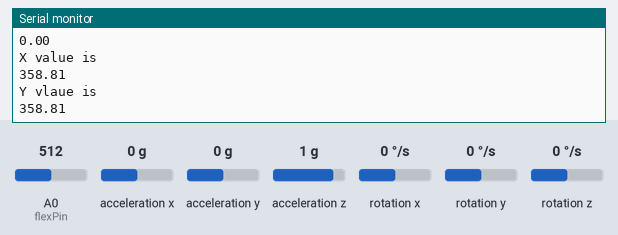
Simulated run of this sketch. Board: Arduino Nano, built with avr-gcc and run on an emulated ATmega328P. Shown: the last lines printed to the serial monitor. Wiring (inferred from the names in the program): MPU-6050 motion sensor at I2C address 0x68. The inputs (shaded band) are chosen by the test bench; at power-on: acceleration x 0 g, A0 (flexPin) = 512, acceleration y 0 g, acceleration z 1 g, rotation x 0 °/s, rotation y 0 °/s, rotation z 0 °/s. No radio packets arrive unless stated.

Above: at 1.2 s.
1.3 s: acceleration x set to 0.8 g
At 2.3 s:
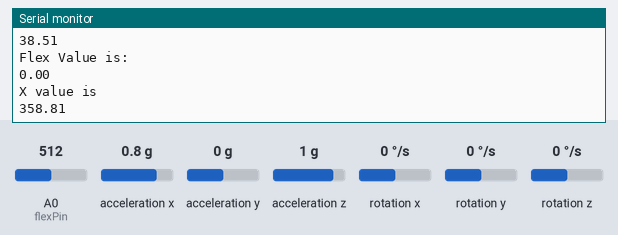
4.3 s: A0 (flexPin) set to 967
At 5.2 s:
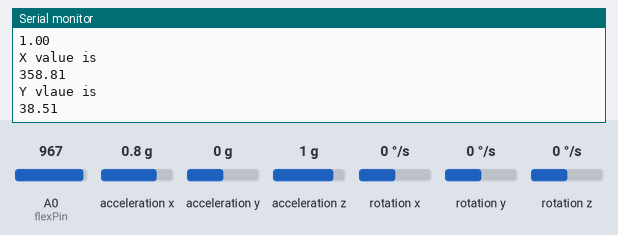
5.8 s: acceleration y set to -1.4 g
At 6.7 s:
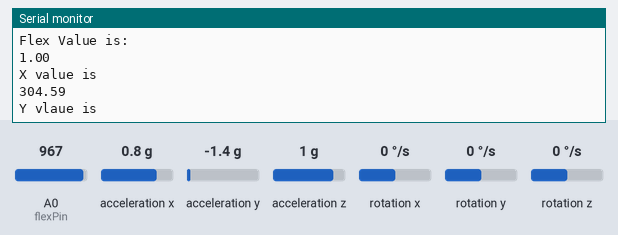
7.3 s: acceleration z set to -1.4 g
At 8.0 s:
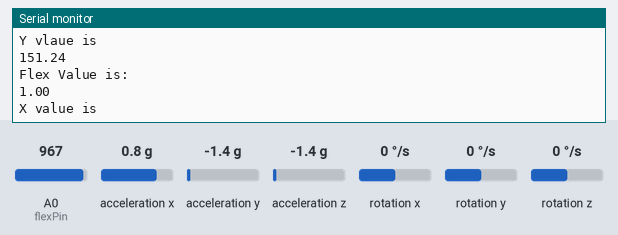
10.3 s: acceleration z set to 0 g
At 11.3 s:
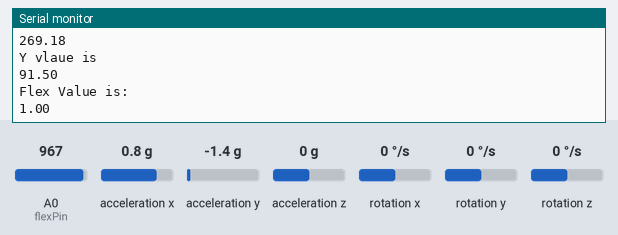
Timing chart, 0 to 13.3 s (numbered marks = the images above; inputs shaded):
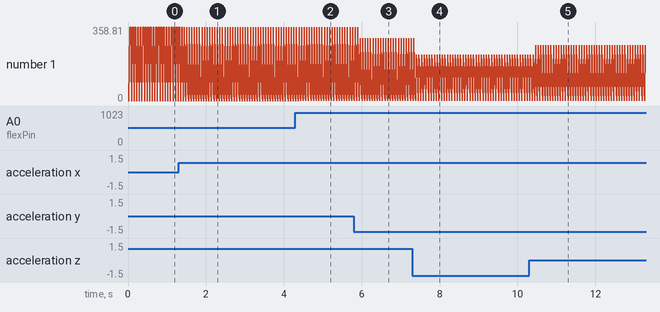

The sketch:

Arm_Transmitter.ino
```cpp
#include <SPI.h>
#include <nRF24L01.h>
#include <RF24.h>
#include<Wire.h>
//create an RF24 object
RF24 radio(9, 8); // CE, CSN
//address through which two modules communicate.
const byte address[6] = "00001";
const int MPU_addr=0x68; //MPU6050 I2C Address
int16_t axis_X,axis_Y,axis_Z;
int minVal=265;
int maxVal=402;
const int flexPin=A0;
int flexValue;
//double x;
//double y;
double z;
double text[3];
void setup()
{
 Serial.begin(9600);
 radio.begin();

 //set the address
 radio.setDataRate(RF24_250KBPS);
 radio.openWritingPipe(address);

 //Set module as transmitter
 //radio.stopListening();


 Wire.begin(); //Initilize I2C Communication
 Wire.beginTransmission(MPU_addr); //Start communication with MPU6050
 Wire.write(0x6B); //Writes to Register 6B
 Wire.write(0); //Writes 0 into 6B Register to Reset
 Wire.endTransmission(true); //Ends I2C transmission
}
void loop()
{

 //Data from MPU6050 for X,Y,Z cordinates

 Wire.beginTransmission(MPU_addr);
 Wire.write(0x3B); //Start with regsiter 0x3B
 Wire.endTransmission(false);
 Wire.requestFrom(MPU_addr,14,true); //Read 14 Registers

 axis_X=Wire.read()<<8|Wire.read(); //Reads the MPU6050 X,Y,Z AXIS Value
 axis_Y=Wire.read()<<8|Wire.read();
 axis_Z=Wire.read()<<8|Wire.read();

 int xAng = map(axis_X,minVal,maxVal,-90,90); // Maps axis values in terms of -90 to +90
 int yAng = map(axis_Y,minVal,maxVal,-90,90);
 int zAng = map(axis_Z,minVal,maxVal,-90,90);

 text[0]= RAD_TO_DEG * (atan2(-yAng, -zAng)+PI); //Formula to convert into degree
 text[1]= RAD_TO_DEG * (atan2(-xAng, -zAng)+PI);
 z= RAD_TO_DEG * (atan2(-yAng, -xAng)+PI);


 //Reading Flex Value from Arduino Nano

 flexValue= analogRead(flexPin);
 Serial.println("Flex Value is:");
 if(flexValue>957){
 text[2]=1;
 }
 else{
 text[2]=0;
 }
 Serial.println(text[2]);
 //Sending Data over Nrf Module


 radio.write(text, sizeof(text));
 Serial.println("X value is ");
 Serial.println(text[0]);
 Serial.println("Y vlaue is ");
 Serial.println(text[1]);

}
```

Measured:
- after the input at 1.3 s, the serial monitor: prints a new line after 0.16 s (image 1)
- after the input at 4.3 s, the serial monitor: prints a new line after 0.14 s (image 2)
- after the input at 5.8 s, the serial monitor: prints a new line after 0.16 s (image 3)
- after the input at 7.3 s, the serial monitor: prints a new line after 0.10 s (image 4)
- after the input at 10.3 s, the serial monitor: prints a new line after 0.17 s (image 5)
- plotted number 1: 0 → 38.51 after the input at 1.3 s, 38.51 → 151.24 after the input at 7.3 s, 151.24 → 91.5 after the input at 10.3 s
